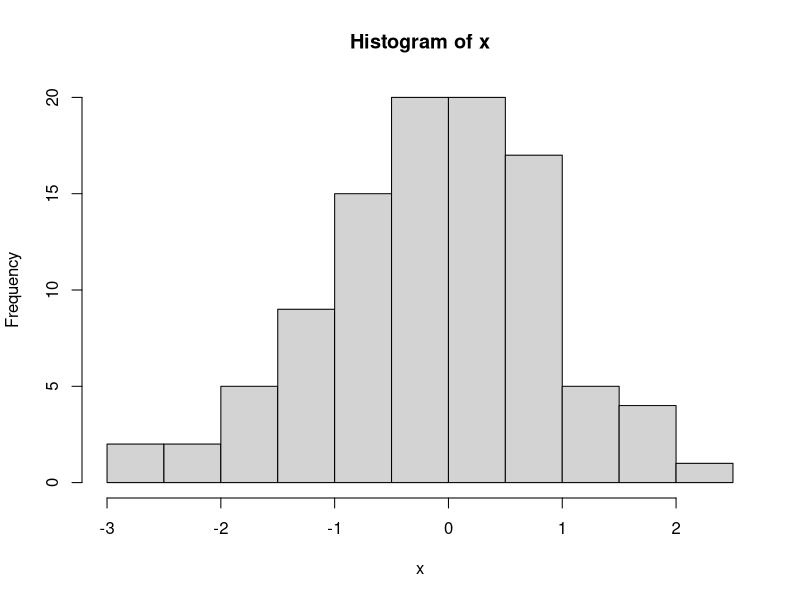
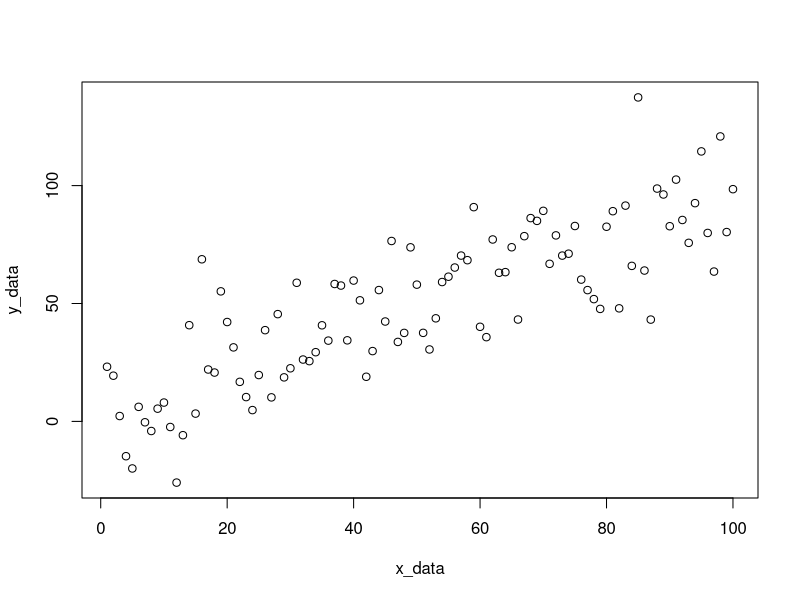
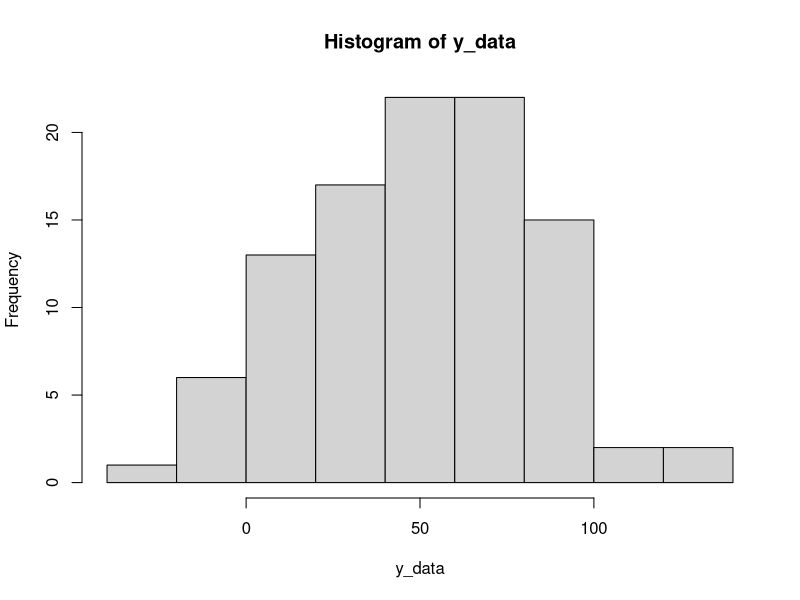
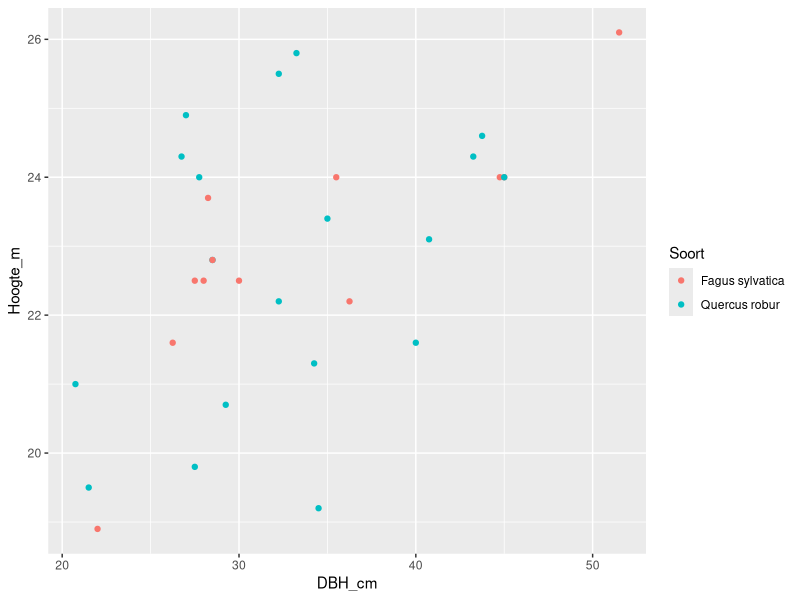
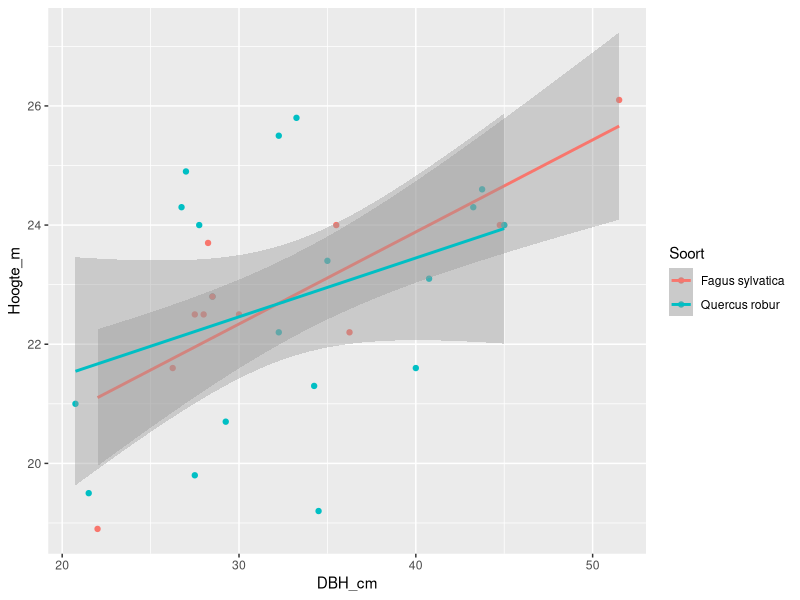
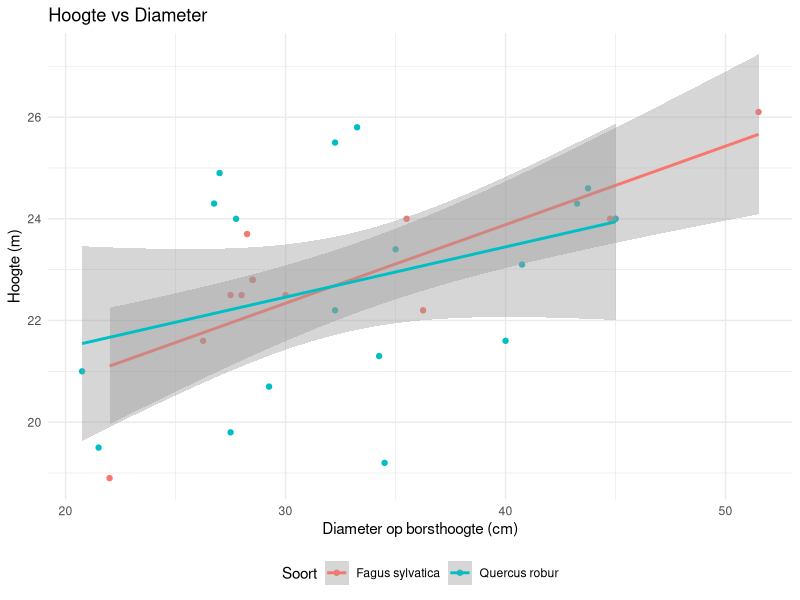

These figures' R source, in order:
## ---- chunk 1
# Tekst na een hashtag wordt niet als code uitgevoerd
x <- c(3, 5, 7)
mean(x)
## ---- chunk 2
x <- rnorm(100)
hist(x)
## ---- chunk 3
3+4
3*4
3^4
## ---- chunk 4
sqrt(4)
## ---- chunk 5
3 > 4
3 == 4
## ---- chunk 6
x <- 2
y = sqrt(10)
## ---- chunk 7
x
y
## ---- chunk 8
a <- c(10, 11, 12, 13, 14, 15, 16)
a
rep(3, 5)       # herhaal het getal 3 vijf keer
seq(1, 10)          # een sequentie van 1 tot en met 10
seq(1, 10, by = 2)  # een zelfde sequentie, maar nu in stappen van 2
## ---- chunk 9
a*2
## ---- chunk 10
sum(a)          # de som van alle elementen in vector a
range(a)        # her bereik van waarden in vector a
length(a)       # het aantal elementen in vector a
## ---- chunk 11
A <- matrix(1:10, nrow = 2, ncol = 5)
A
is.matrix(A)    # logische test: is object A een matrix?
nrow(A)         # aantal rijen in matrix A
dim(A)          # dimensies van de matrix A
## ---- chunk 12
a[2]            # het tweede element van de vector a
A[2, 3]         # element op de 2e rij/3e kolom van matrix A
A[2, 2:4]       # elementen op de 2e rij/kolommen 2 t.e.m. 4 van matrix A
## ---- chunk 13
a[-3]           # 3e element van vector a weglaten
a[-c(3, 4)]     # vector van weg te laten elementen
A[-1,]          # 1e rij van A weg laten (kolom niet vermelden)
## ---- chunk 14
a > 14            # welke elementen in a zijn > 14
a[a > 14]         # gebruik dit resultaat rechtstreeks binnen []
sum(a[a > 14])
length(a[a > 14])
## ---- chunk 15
gemiddelde_twee_getallen <- function(num_1, num_2) {
  gemiddelde <- (num_1 + num_2) / 2
  return(gemiddelde)
}
gemiddelde_twee_getallen(10, 16)
## ---- chunk 16
#| fig-width: 4
#| fig-height: 4
x_data <- c(1:100)                       # x is een vector met waarden 1 tot en met 100
y_data <- x_data + rnorm(n = 100, sd = 20)  # toevoegen van ruis (op basis van normale verdeling)
                                          # met st. dev. = 20 voor de 100 elementen in x
plot(x = x_data, y = y_data)             # scatterplot met x_data en y_data als x en y variabele
hist(y_data)                             # histogram (frequenties) van y_data
## ---- chunk 17
M_voorbeeld <- read.csv("data/bomen.csv", header = TRUE)
M_voorbeeld
## ---- chunk 18
names(M_voorbeeld)      # namen van variabelen (kolomnamen)
str(M_voorbeeld)        # toont structuur (type variabelen)
is.data.frame(M_voorbeeld)
## ---- chunk 19
M_voorbeeld[, 2]                  # selecteer de 2e kolom (d.i. Soort a)
M_voorbeeld$Soort                 # selecteer soort direct
## ---- chunk 20
subset(M_voorbeeld, Soort == "Fagus sylvatica", select = c(3:4))
## ---- chunk 21
sum(M_voorbeeld$DBH_cm)
## ---- chunk 22
M_voorbeeld$Volume_m3 <- (((M_voorbeeld$DBH_cm / 100) / 2)^2) * pi * M_voorbeeld$Hoogte_m  # volume van een cilinder
M_voorbeeld$Volume_m3
## ---- chunk 23
library(ggplot2)                    # laden van ggplot2 package
## ---- chunk 24
help(package = "ggplot2")
## ---- chunk 25
plot1 <- ggplot(M_voorbeeld, aes(x = DBH_cm, y = Hoogte_m, color = Soort)) +
  geom_point()
plot1
## ---- chunk 26
plot1 <- plot1 + geom_smooth(method = "lm")
plot1
## ---- chunk 27
plot1 <- plot1 + 
  xlab("Diameter op borsthoogte (cm)") +
  ylab("Hoogte (m)") +
  ggtitle("Hoogte vs Diameter") +
  theme_minimal() +
  theme(legend.position = "bottom")
plot1
